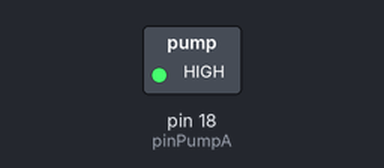
A sketch run on a simulated Arduino Uno, built with avr-gcc and run on an emulated ATmega328P. Parts: switched loads named in the sketch (green lamp = pin HIGH). Dashed ring = blinking. The local clock reads 2024-03-15 10:24:30 at power-on unless the sketch sets it; what the sketch prints to the serial monitor is not drawn.

Above: at 0.5 s.
Timing chart, 0 to 4.6 s (numbered marks = the images above):
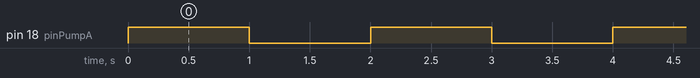

The sketch:

testProject.ino
```cpp
// This is JUST a simple project XXX
#include <Metro.h>
#include <Wire.h>
#include <RTClib.h>

Metro secTick = Metro(1000);

RTC_DS1307 rtc;

#define pinPumpA 18

char strMsg[200];
int hh, mm, ss;

void setup() {

	Wire.begin();
	Serial.begin(115200);
	while (!Serial && millis() < 5000);

	pinMode(pinPumpA, OUTPUT);

	if (!rtc.isrunning()) {
		Serial.println("RTC is halted!");
	}
	rtc.begin();
	rtc.adjust(DateTime(DateTime(2021, 8, 19, 10, 0, 0))); //sets the RTC with an explicit date & time

	DateTime now = rtc.now();
	hh = now.hour(); mm = now.minute(); ss = now.second();

	Serial.println("started");
}


void loop() {

	if (secTick.check()) {
		digitalWrite(pinPumpA, !digitalRead(pinPumpA));

		DateTime now = rtc.now();
		hh = now.hour(); mm = now.minute(); ss = now.second();

		sprintf(strMsg, "%02d:%02d:%02d", hh, mm, ss); Serial.println(strMsg);
	}
}
```

Measured:
- by itself, pin 18 (pinPumpA): alternates HIGH for 1.0 s and LOW for 1.0 s
